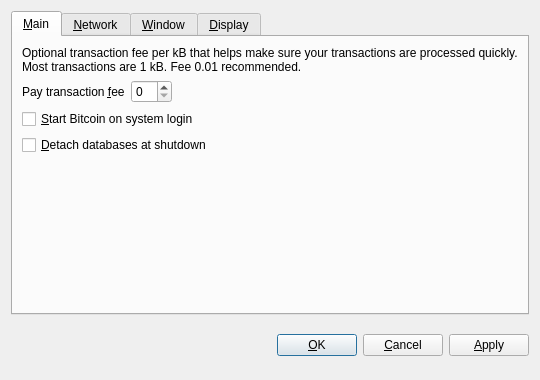
<?xml version="1.0" encoding="UTF-8"?>
<ui version="4.0">
 <class>OptionsDialog</class>
 <widget class="QDialog" name="OptionsDialog">
  <property name="geometry">
   <rect>
    <x>0</x>
    <y>0</y>
    <width>540</width>
    <height>380</height>
   </rect>
  </property>
  <property name="windowTitle">
   <string>Options</string>
  </property>
  <property name="modal">
   <bool>true</bool>
  </property>
  <layout class="QVBoxLayout" name="verticalLayout">
   <item>
    <widget class="QTabWidget" name="tabWidget">
     <property name="tabPosition">
      <enum>QTabWidget::North</enum>
     </property>
     <property name="currentIndex">
      <number>0</number>
     </property>
     <widget class="QWidget" name="tabMain">
      <attribute name="title">
       <string>&amp;Main</string>
      </attribute>
      <layout class="QVBoxLayout" name="verticalLayout_Main">
       <item>
        <widget class="QLabel" name="transactionFeeInfoLabel">
         <property name="text">
          <string>Optional transaction fee per kB that helps make sure your transactions are processed quickly. Most transactions are 1 kB. Fee 0.01 recommended.</string>
         </property>
         <property name="textFormat">
          <enum>Qt::PlainText</enum>
         </property>
         <property name="wordWrap">
          <bool>true</bool>
         </property>
        </widget>
       </item>
       <item>
        <layout class="QHBoxLayout" name="horizontalLayout_Main">
         <item>
          <widget class="QLabel" name="transactionFeeLabel">
           <property name="text">
            <string>Pay transaction &amp;fee</string>
           </property>
           <property name="textFormat">
            <enum>Qt::PlainText</enum>
           </property>
           <property name="buddy">
            <cstring>transactionFee</cstring>
           </property>
          </widget>
         </item>
         <item>
          <widget class="BitcoinAmountField" name="transactionFee"/>
         </item>
         <item>
          <spacer name="horizontalSpacer_Main">
           <property name="orientation">
            <enum>Qt::Horizontal</enum>
           </property>
           <property name="sizeHint" stdset="0">
            <size>
             <width>40</width>
             <height>20</height>
            </size>
           </property>
          </spacer>
         </item>
        </layout>
       </item>
       <item>
        <widget class="QCheckBox" name="bitcoinAtStartup">
         <property name="toolTip">
          <string>Automatically start Bitcoin after logging in to the system.</string>
         </property>
         <property name="text">
          <string>&amp;Start Bitcoin on system login</string>
         </property>
        </widget>
       </item>
       <item>
        <widget class="QCheckBox" name="detachDatabases">
         <property name="toolTip">
          <string>Detach block and address databases at shutdown. This means they can be moved to another data directory, but it slows down shutdown. The wallet is always detached.</string>
         </property>
         <property name="text">
          <string>&amp;Detach databases at shutdown</string>
         </property>
        </widget>
       </item>
       <item>
        <spacer name="verticalSpacer_Main">
         <property name="orientation">
          <enum>Qt::Vertical</enum>
         </property>
         <property name="sizeHint" stdset="0">
          <size>
           <width>20</width>
           <height>40</height>
          </size>
         </property>
        </spacer>
       </item>
      </layout>
     </widget>
     <widget class="QWidget" name="tabNetwork">
      <attribute name="title">
       <string>&amp;Network</string>
      </attribute>
      <layout class="QVBoxLayout" name="verticalLayout_Network">
       <item>
        <widget class="QCheckBox" name="mapPortUpnp">
         <property name="toolTip">
          <string>Automatically open the Bitcoin client port on the router. This only works when your router supports UPnP and it is enabled.</string>
         </property>
         <property name="text">
          <string>Map port using &amp;UPnP</string>
         </property>
        </widget>
       </item>
       <item>
        <widget class="QCheckBox" name="connectSocks">
         <property name="toolTip">
          <string>Connect to the Bitcon network through a SOCKS proxy (e.g. when connecting through Tor).</string>
         </property>
         <property name="text">
          <string>&amp;Connect through SOCKS proxy:</string>
         </property>
        </widget>
       </item>
       <item>
        <layout class="QHBoxLayout" name="horizontalLayout_Network">
         <item>
          <widget class="QLabel" name="proxyIpLabel">
           <property name="text">
            <string>Proxy &amp;IP:</string>
           </property>
           <property name="textFormat">
            <enum>Qt::PlainText</enum>
           </property>
           <property name="buddy">
            <cstring>proxyIp</cstring>
           </property>
          </widget>
         </item>
         <item>
          <widget class="QValidatedLineEdit" name="proxyIp">
           <property name="maximumSize">
            <size>
             <width>140</width>
             <height>16777215</height>
            </size>
           </property>
           <property name="toolTip">
            <string>IP address of the proxy (e.g. 127.0.0.1)</string>
           </property>
          </widget>
         </item>
         <item>
          <widget class="QLabel" name="proxyPortLabel">
           <property name="text">
            <string>&amp;Port:</string>
           </property>
           <property name="textFormat">
            <enum>Qt::PlainText</enum>
           </property>
           <property name="buddy">
            <cstring>proxyPort</cstring>
           </property>
          </widget>
         </item>
         <item>
          <widget class="QLineEdit" name="proxyPort">
           <property name="maximumSize">
            <size>
             <width>55</width>
             <height>16777215</height>
            </size>
           </property>
           <property name="toolTip">
            <string>Port of the proxy (e.g. 9050)</string>
           </property>
          </widget>
         </item>
         <item>
          <widget class="QLabel" name="socksVersionLabel">
           <property name="text">
            <string>SOCKS &amp;Version:</string>
           </property>
           <property name="textFormat">
            <enum>Qt::PlainText</enum>
           </property>
           <property name="buddy">
            <cstring>socksVersion</cstring>
           </property>
          </widget>
         </item>
         <item>
          <widget class="QValueComboBox" name="socksVersion">
           <property name="toolTip">
            <string>SOCKS version of the proxy (e.g. 5)</string>
           </property>
          </widget>
         </item>
         <item>
          <spacer name="horizontalSpacer_Network">
           <property name="orientation">
            <enum>Qt::Horizontal</enum>
           </property>
           <property name="sizeHint" stdset="0">
            <size>
             <width>40</width>
             <height>20</height>
            </size>
           </property>
          </spacer>
         </item>
        </layout>
       </item>
       <item>
        <spacer name="verticalSpacer_Network">
         <property name="orientation">
          <enum>Qt::Vertical</enum>
         </property>
         <property name="sizeHint" stdset="0">
          <size>
           <width>20</width>
           <height>40</height>
          </size>
         </property>
        </spacer>
       </item>
      </layout>
     </widget>
     <widget class="QWidget" name="tabWindow">
      <attribute name="title">
       <string>&amp;Window</string>
      </attribute>
      <layout class="QVBoxLayout" name="verticalLayout_Window">
       <item>
        <widget class="QCheckBox" name="minimizeToTray">
         <property name="toolTip">
          <string>Show only a tray icon after minimizing the window.</string>
         </property>
         <property name="text">
          <string>&amp;Minimize to the tray instead of the taskbar</string>
         </property>
        </widget>
       </item>
       <item>
        <widget class="QCheckBox" name="minimizeOnClose">
         <property name="toolTip">
          <string>Minimize instead of exit the application when the window is closed. When this option is enabled, the application will be closed only after selecting Quit in the menu.</string>
         </property>
         <property name="text">
          <string>M&amp;inimize on close</string>
         </property>
        </widget>
       </item>
       <item>
        <spacer name="verticalSpacer_Window">
         <property name="orientation">
          <enum>Qt::Vertical</enum>
         </property>
         <property name="sizeHint" stdset="0">
          <size>
           <width>20</width>
           <height>40</height>
          </size>
         </property>
        </spacer>
       </item>
      </layout>
     </widget>
     <widget class="QWidget" name="tabDisplay">
      <attribute name="title">
       <string>&amp;Display</string>
      </attribute>
      <layout class="QVBoxLayout" name="verticalLayout_Display">
       <item>
        <layout class="QHBoxLayout" name="horizontalLayout_1_Display">
         <item>
          <widget class="QLabel" name="langLabel">
           <property name="text">
            <string>User Interface &amp;language:</string>
           </property>
           <property name="textFormat">
            <enum>Qt::PlainText</enum>
           </property>
           <property name="buddy">
            <cstring>lang</cstring>
           </property>
          </widget>
         </item>
         <item>
          <widget class="QValueComboBox" name="lang">
           <property name="toolTip">
            <string>The user interface language can be set here. This setting will take effect after restarting Bitcoin.</string>
           </property>
          </widget>
         </item>
        </layout>
       </item>
       <item>
        <layout class="QHBoxLayout" name="horizontalLayout_2_Display">
         <item>
          <widget class="QLabel" name="unitLabel">
           <property name="text">
            <string>&amp;Unit to show amounts in:</string>
           </property>
           <property name="textFormat">
            <enum>Qt::PlainText</enum>
           </property>
           <property name="buddy">
            <cstring>unit</cstring>
           </property>
          </widget>
         </item>
         <item>
          <widget class="QValueComboBox" name="unit">
           <property name="toolTip">
            <string>Choose the default subdivision unit to show in the interface and when sending coins.</string>
           </property>
          </widget>
         </item>
        </layout>
       </item>
       <item>
        <widget class="QCheckBox" name="displayAddresses">
         <property name="toolTip">
          <string>Whether to show Bitcoin addresses in the transaction list or not.</string>
         </property>
         <property name="text">
          <string>&amp;Display addresses in transaction list</string>
         </property>
        </widget>
       </item>
       <item>
        <widget class="QCheckBox" name="coinControlFeatures">
         <property name="text">
          <string>Display coin &amp;control features</string>
         </property>
        </widget>
       </item>
       <item>
        <spacer name="verticalSpacer_Display">
         <property name="orientation">
          <enum>Qt::Vertical</enum>
         </property>
         <property name="sizeHint" stdset="0">
          <size>
           <width>20</width>
           <height>40</height>
          </size>
         </property>
        </spacer>
       </item>
      </layout>
     </widget>
    </widget>
   </item>
   <item>
    <layout class="QHBoxLayout" name="horizontalLayout_Buttons">
     <item>
      <spacer name="horizontalSpacer_1">
       <property name="orientation">
        <enum>Qt::Horizontal</enum>
       </property>
       <property name="sizeHint" stdset="0">
        <size>
         <width>40</width>
         <height>48</height>
        </size>
       </property>
      </spacer>
     </item>
     <item>
      <widget class="QLabel" name="statusLabel">
       <property name="font">
        <font>
         <weight>75</weight>
         <bold>true</bold>
        </font>
       </property>
       <property name="text">
        <string/>
       </property>
       <property name="textFormat">
        <enum>Qt::PlainText</enum>
       </property>
       <property name="wordWrap">
        <bool>true</bool>
       </property>
      </widget>
     </item>
     <item>
      <spacer name="horizontalSpacer_2">
       <property name="orientation">
        <enum>Qt::Horizontal</enum>
       </property>
       <property name="sizeHint" stdset="0">
        <size>
         <width>40</width>
         <height>48</height>
        </size>
       </property>
      </spacer>
     </item>
     <item>
      <widget class="QPushButton" name="okButton">
       <property name="text">
        <string>&amp;OK</string>
       </property>
      </widget>
     </item>
     <item>
      <widget class="QPushButton" name="cancelButton">
       <property name="text">
        <string>&amp;Cancel</string>
       </property>
       <property name="autoDefault">
        <bool>false</bool>
       </property>
      </widget>
     </item>
     <item>
      <widget class="QPushButton" name="applyButton">
       <property name="text">
        <string>&amp;Apply</string>
       </property>
       <property name="autoDefault">
        <bool>false</bool>
       </property>
       <property name="default">
        <bool>false</bool>
       </property>
       <property name="flat">
        <bool>false</bool>
       </property>
      </widget>
     </item>
    </layout>
   </item>
  </layout>
 </widget>
 <customwidgets>
  <customwidget>
   <class>BitcoinAmountField</class>
   <extends>QSpinBox</extends>
   <header>bitcoinamountfield.h</header>
  </customwidget>
  <customwidget>
   <class>QValueComboBox</class>
   <extends>QComboBox</extends>
   <header>qvaluecombobox.h</header>
  </customwidget>
  <customwidget>
   <class>QValidatedLineEdit</class>
   <extends>QLineEdit</extends>
   <header>qvalidatedlineedit.h</header>
  </customwidget>
 </customwidgets>
 <resources/>
 <connections/>
</ui>
